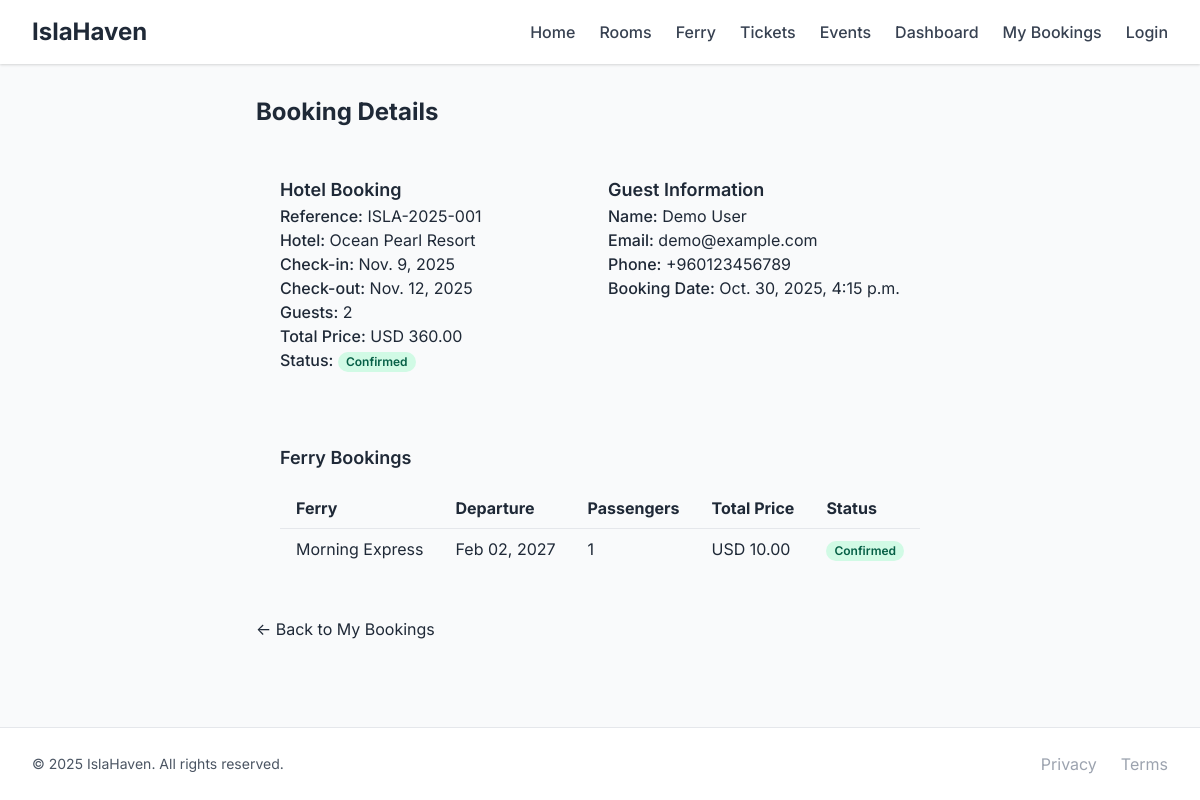
/booking-detail/1/, run on the app's committed database.
### booking_app/models.py (models this page shows, shortened)
class Booking(models.Model):
    user = models.ForeignKey(User, on_delete=models.CASCADE)
    hotel = models.ForeignKey(Hotel, on_delete=models.CASCADE)
    check_in_date = models.DateField()
    check_out_date = models.DateField()
    number_of_guests = models.IntegerField(validators=[MinValueValidator(1)])
    total_price = models.DecimalField(max_digits=10, decimal_places=2)
    booking_date = models.DateTimeField(auto_now_add=True)
    booking_reference = models.CharField(max_length=20, unique=True)
    is_confirmed = models.BooleanField(default=False)

class Hotel(models.Model):
    name = models.CharField(max_length=100)
    location = models.CharField(max_length=100)
    price = models.DecimalField(max_digits=10, decimal_places=2)
    description = models.TextField()
    image_url = models.URLField(blank=True, null=True)
    rating = models.FloatField(
        validators=[MinValueValidator(0.0), MaxValueValidator(5.0)],
        null=True,
        blank=True
    )
    available_rooms = models.IntegerField(default=0)

class User(models.Model):
    username = models.CharField(max_length=50, unique=True)
    email = models.EmailField(unique=True)
    password = models.CharField(max_length=128)  # In production, use Django's built-in User model
    first_name = models.CharField(max_length=50)
    last_name = models.CharField(max_length=50)
    phone_number = models.CharField(max_length=15, blank=True, null=True)
    created_at = models.DateTimeField(auto_now_add=True)

class FerryBooking(models.Model):
    booking = models.ForeignKey(Booking, on_delete=models.CASCADE)
    ferry = models.ForeignKey(Ferry, on_delete=models.CASCADE)
    departure_date = models.DateField()
    number_of_passengers = models.IntegerField(validators=[MinValueValidator(1)])
    total_price = models.DecimalField(max_digits=10, decimal_places=2)

class Ferry(models.Model):
    name = models.CharField(max_length=100)
    departure_location = models.CharField(max_length=100)
    arrival_location = models.CharField(max_length=100)
    departure_time = models.TimeField()
    arrival_time = models.TimeField()
    price = models.DecimalField(max_digits=10, decimal_places=2)
    capacity = models.IntegerField()

### islahaven_project/views.py (the view)
# urls.py: path('booking-detail/<int:booking_id>/', views.booking_detail, name='booking_detail'),
def booking_detail(request, booking_id):
    booking = get_object_or_404(Booking, id=booking_id)
    context = {
        'booking': booking
    }
    return render(request, 'booking_detail.html', context)

### templates/booking_detail.html (shortened to what this page needs)
{% extends 'base.html' %}
{% load static %}
{% block content %}
<div class="max-w-4xl mx-auto">
    <h1 class="text-2xl font-bold text-gray-800 mb-6">Booking Details</h1>
    {% if booking %}
    <div class="card p-6 mb-6">
        <div class="grid grid-cols-1 md:grid-cols-2 gap-4">
            <div>
                <h3 class="text-lg font-semibold">Hotel Booking</h3>
                <p><span class="font-medium">Reference:</span> {{ booking.booking_reference }}</p>
                <p><span class="font-medium">Hotel:</span> {{ booking.hotel.name }}</p>
                <p><span class="font-medium">Check-in:</span> {{ booking.check_in_date }}</p>
                <p><span class="font-medium">Check-out:</span> {{ booking.check_out_date }}</p>
                <p><span class="font-medium">Guests:</span> {{ booking.number_of_guests }}</p>
                <p><span class="font-medium">Total Price:</span> USD {{ booking.total_price }}</p>
                <p><span class="font-medium">Status:</span>
                    <span class="px-2 inline-flex text-xs leading-5 font-semibold rounded-full {% if booking.is_confirmed %}bg-green-100 text-green-800{% else %}bg-yellow-100 text-yellow-800{% endif %}">
                        {{ booking.is_confirmed|yesno:"Confirmed,Pending" }}
                    </span>
                </p>
            </div>
            <div>
                <h3 class="text-lg font-semibold">Guest Information</h3>
                <p><span class="font-medium">Name:</span> {{ booking.user.first_name }} {{ booking.user.last_name }}</p>
                <p><span class="font-medium">Email:</span> {{ booking.user.email }}</p>
                <p><span class="font-medium">Phone:</span> {{ booking.user.phone_number|default:"N/A" }}</p>
                <p><span class="font-medium">Booking Date:</span> {{ booking.booking_date }}</p>
            </div>
        </div>
    </div>
    {% if booking.ferrybooking_set.all %}
    <div class="card p-6 mb-6">
        <h3 class="text-lg font-semibold mb-4">Ferry Bookings</h3>
        <div class="overflow-x-auto">
            <table class="min-w-full">
                <thead>
                    <tr class="bg-gray-50">
                        <th class="py-2 px-4 text-left">Ferry</th>
                        <th class="py-2 px-4 text-left">Departure</th>
                        <th class="py-2 px-4 text-left">Passengers</th>
                        <th class="py-2 px-4 text-left">Total Price</th>
                        <th class="py-2 px-4 text-left">Status</th>
                    </tr>
                </thead>
                <tbody>
                    {% for ferry_booking in booking.ferrybooking_set.all %}
                    <tr class="border-t">
                        <td class="py-2 px-4">{{ ferry_booking.ferry.name }}</td>
                        <td class="py-2 px-4">{{ ferry_booking.departure_date|date:"M d, Y" }}</td>
                        <td class="py-2 px-4">{{ ferry_booking.number_of_passengers }}</td>
                        <td class="py-2 px-4">USD {{ ferry_booking.total_price }}</td>
                        <td class="py-2 px-4">
                            <span class="px-2 inline-flex text-xs leading-5 font-semibold rounded-full bg-green-100 text-green-800">
                                Confirmed
                            </span>
                        </td>
                    </tr>
                    {% endfor %}
                </tbody>
            </table>
        </div>
    </div>
    {% endif %}
    {% else %}
    <div class="card p-6">
        <p class="text-gray-600">Booking not found.</p>
    </div>
    {% endif %}
    <div class="mt-6">
        <a href="{% url 'booking-view' %}" class="btn-secondary">← Back to My Bookings</a>
    </div>
</div>
{% endblock %}

### templates/base.html (style rules this page uses)
body { font-family:'Inter',ui-sans-serif,system-ui,-apple-system,"Segoe UI",Roboto,"Helvetica Neue",Arial,sans-serif; }
.btn-secondary { @apply bg-white hover:bg-gray-100 text-teal-600 border border-teal-600 font-semibold py-2 px-4 rounded transition-colors shadow; }
.card { @apply bg-white rounded-xl shadow-md overflow-hidden hover:shadow-lg transition-shadow; }

### data on the page
Booking: booking_reference "ISLA-2025-001", hotel.name "Ocean Pearl Resort", check_in_date "Nov. 9, 2025", check_out_date "Nov. 12, 2025", number_of_guests "2", total_price "360.00", is_confirmed "Confirmed", user.first_name "Demo", user.last_name "User", user.email "demo@example.com", user.phone_number "+960123456789", booking_date "Oct. 30, 2025, 4:15 p.m."
FerryBooking: ferry.name "Morning Express", departure_date "Feb 02, 2027", number_of_passengers "1", total_price "10.00"
